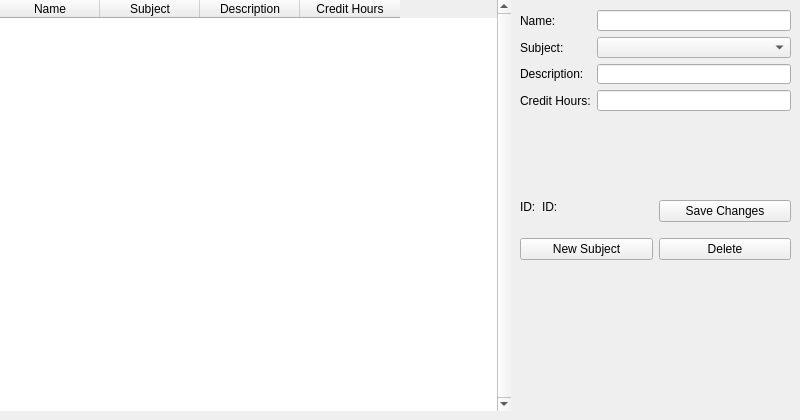
      <widget class="QWidget" name="tab_3">
       <attribute name="title">
        <string>Courses</string>
       </attribute>
       <widget class="QWidget" name="formLayoutWidget_9">
        <property name="geometry">
         <rect>
          <x>520</x>
          <y>10</y>
          <width>271</width>
          <height>101</height>
         </rect>
        </property>
        <layout class="QFormLayout" name="formLayout_10">
         <item row="0" column="0">
          <widget class="QLabel" name="label_13">
           <property name="text">
            <string>Name:</string>
           </property>
          </widget>
         </item>
         <item row="0" column="1">
          <widget class="QLineEdit" name="lineEdit_adminCourseName"/>
         </item>
         <item row="1" column="0">
          <widget class="QLabel" name="label_30">
           <property name="text">
            <string>Subject:</string>
           </property>
          </widget>
         </item>
         <item row="2" column="0">
          <widget class="QLabel" name="label_31">
           <property name="text">
            <string>Description:</string>
           </property>
          </widget>
         </item>
         <item row="3" column="0">
          <widget class="QLabel" name="label_32">
           <property name="text">
            <string>Credit Hours:</string>
           </property>
          </widget>
         </item>
         <item row="2" column="1">
          <widget class="QLineEdit" name="lineEdit_adminCourseDescription"/>
         </item>
         <item row="3" column="1">
          <widget class="QLineEdit" name="lineEdit_adminCourseCreditHours"/>
         </item>
         <item row="1" column="1">
          <widget class="QComboBox" name="comboBox_adminCourseSubject"/>
         </item>
        </layout>
       </widget>
       <widget class="QTableWidget" name="tableWidget_adminCourses">
        <property name="geometry">
         <rect>
          <x>0</x>
          <y>0</y>
          <width>511</width>
          <height>411</height>
         </rect>
        </property>
        <property name="frameShape">
         <enum>QFrame::NoFrame</enum>
        </property>
        <property name="frameShadow">
         <enum>QFrame::Plain</enum>
        </property>
        <property name="lineWidth">
         <number>0</number>
        </property>
        <property name="midLineWidth">
         <number>5</number>
        </property>
        <property name="verticalScrollBarPolicy">
         <enum>Qt::ScrollBarAlwaysOn</enum>
        </property>
        <property name="horizontalScrollBarPolicy">
         <enum>Qt::ScrollBarAlwaysOff</enum>
        </property>
        <property name="editTriggers">
         <set>QAbstractItemView::NoEditTriggers</set>
        </property>
        <property name="showDropIndicator" stdset="0">
         <bool>false</bool>
        </property>
        <property name="dragDropOverwriteMode">
         <bool>false</bool>
        </property>
        <property name="selectionMode">
         <enum>QAbstractItemView::SingleSelection</enum>
        </property>
        <property name="selectionBehavior">
         <enum>QAbstractItemView::SelectRows</enum>
        </property>
        <property name="textElideMode">
         <enum>Qt::ElideMiddle</enum>
        </property>
        <property name="showGrid">
         <bool>true</bool>
        </property>
        <property name="gridStyle">
         <enum>Qt::DotLine</enum>
        </property>
        <property name="sortingEnabled">
         <bool>true</bool>
        </property>
        <property name="cornerButtonEnabled">
         <bool>false</bool>
        </property>
        <property name="rowCount">
         <number>0</number>
        </property>
        <property name="columnCount">
         <number>4</number>
        </property>
        <attribute name="horizontalHeaderCascadingSectionResizes">
         <bool>false</bool>
        </attribute>
        <attribute name="verticalHeaderVisible">
         <bool>false</bool>
        </attribute>
        <attribute name="verticalHeaderDefaultSectionSize">
         <number>20</number>
        </attribute>
        <column>
         <property name="text">
          <string>Name</string>
         </property>
        </column>
        <column>
         <property name="text">
          <string>Subject</string>
         </property>
        </column>
        <column>
         <property name="text">
          <string>Description</string>
         </property>
        </column>
        <column>
         <property name="text">
          <string>Credit Hours</string>
         </property>
        </column>
       </widget>
       <widget class="QWidget" name="gridLayoutWidget_9">
        <property name="geometry">
         <rect>
          <x>520</x>
          <y>190</y>
          <width>271</width>
          <height>80</height>
         </rect>
        </property>
        <layout class="QGridLayout" name="gridLayout_9">
         <item row="1" column="0">
          <widget class="QPushButton" name="pushButton_adminCourseNew">
           <property name="text">
            <string>New Subject</string>
           </property>
          </widget>
         </item>
         <item row="1" column="1">
          <widget class="QPushButton" name="pushButton_adminCourseDelete">
           <property name="text">
            <string>Delete</string>
           </property>
          </widget>
         </item>
         <item row="0" column="1">
          <widget class="QPushButton" name="pushButton_adminCourseSave">
           <property name="text">
            <string>Save Changes</string>
           </property>
          </widget>
         </item>
         <item row="0" column="0">
          <layout class="QHBoxLayout" name="horizontalLayout_2">
           <item>
            <layout class="QFormLayout" name="formLayout_11">
             <item row="0" column="0">
              <widget class="QLabel" name="label_CourseID2">
               <property name="text">
                <string>ID:</string>
               </property>
              </widget>
             </item>
             <item row="0" column="1">
              <widget class="QLabel" name="label_CourseID">
               <property name="text">
                <string>ID:</string>
               </property>
              </widget>
             </item>
            </layout>
           </item>
          </layout>
         </item>
        </layout>
       </widget>
      </widget>
